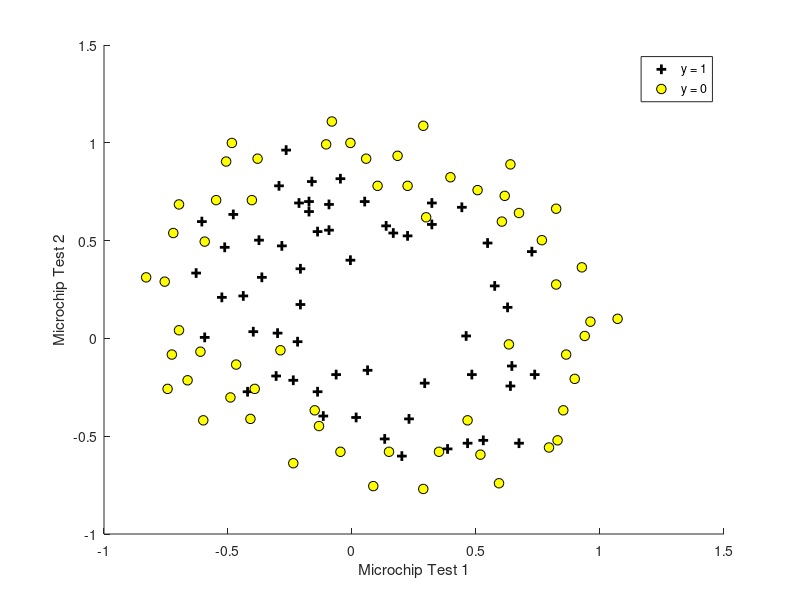

Recreate this plot in MATLAB. (Note: this script raises an error after producing the figure.)
% Initialization
clear ; close all; clc;

% Load the data --------------------------------------------------------
fprintf('Loading the data...\n\n');

data = load('microchips_tests.csv');

X = data(:, 1:2);
y = data(:, 3);

% Plotting the data ----------------------------------------------------
fprintf('Plotting the data...\n\n');

figure(1, 'position', [50, 50, 850, 650]);
hold on;

% Find indices of positive and negative examples.
positiveIndices = find(y == 1);
negativeIndices = find(y == 0);

% Plot examples.
plot(X(positiveIndices, 1), X(positiveIndices, 2), 'k+', 'LineWidth', 2, 'MarkerSize', 7);
plot(X(negativeIndices, 1), X(negativeIndices, 2), 'ko', 'MarkerFaceColor', 'y', 'MarkerSize', 7);

% Draw labels and Legend
xlabel('Microchip Test 1');
ylabel('Microchip Test 2');
legend('y = 1', 'y = 0');

% Add Polynomial Features -----------------------------------------------
fprintf('Adding polynomial features...\n\n');

% Add more polynomial features in order to make decision boundary to have more complex curve form.
polynomialDegree = 6;
X = add_polynomials(X(:, 1), X(:, 2), polynomialDegree);

% Initialize fitting parameters
initial_theta = zeros(size(X, 2), 1);

% Set regularization parameter lambda to 1.
lambda = 1;

% Compute and display initial cost and gradient for regularized logistic regression.
[cost, gradients] = cost_function(X, y, initial_theta, lambda);

fprintf('Cost at initial theta (zeros): %f\n', cost);
fprintf('Gradient at initial theta (zeros) - first five values only:\n');
fprintf(' %f \n', gradients(1:5));
fprintf('\n');

% Let's try to optimize cost function with different values of regularization parameter lambda
fprintf('Optimizing using fminunc...\n\n');

% Set Options
options = optimset('GradObj', 'on', 'MaxIter', 400);

% Optimize
[theta, J, exit_flag] = fminunc(@(t)(cost_function(X, y, t, lambda)), initial_theta, options);

fprintf('Plotting decision boundaries...\n');
fprintf('\n');

% Here is the grid range
u = linspace(-1, 1.5, 50);
v = linspace(-1, 1.5, 50);

z = zeros(length(u), length(v));
% Evaluate z = theta*x over the grid.
for i = 1:length(u)
    for j = 1:length(v)
        z(i,j) = add_polynomials(u(i), v(j), polynomialDegree) * theta;
    end
end

fprintf('Optimized cost %f\n', J);

z = z'; % important to transpose z before calling contour

% Plot z = 0
% Notice you need to specify the range [0, 0]
contour(u, v, z, [0, 0], 'LineWidth', 2)

title(sprintf('lambda = %g', lambda));
legend('y = 1', 'y = 0', 'Decision boundary');

hold off;

% Trying to predict custom experimetns.
x = [
    0, 0;
    -0.5, -0.5
];

% Feature mapping function to polynomial features.
x = add_polynomials(x(:, 1), x(:, 2), polynomialDegree);

probabilities = hypothesis(x, theta);
probabilities
